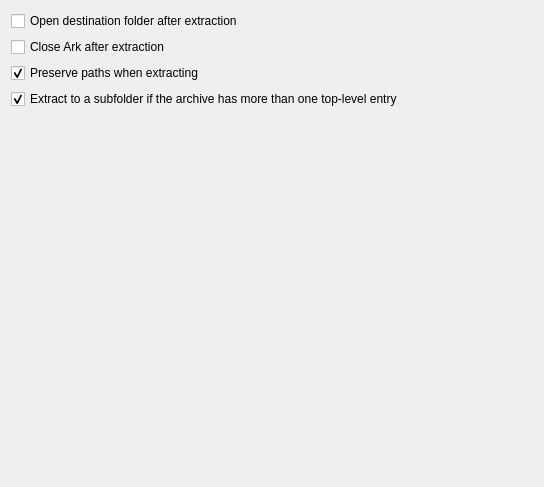
<?xml version="1.0" encoding="UTF-8"?>
<ui version="4.0">
 <class>ExtractionSettings</class>
 <widget class="QWidget" name="ExtractionSettings">
  <property name="geometry">
   <rect>
    <x>0</x>
    <y>0</y>
    <width>544</width>
    <height>487</height>
   </rect>
  </property>
  <property name="windowTitle">
   <string>Form</string>
  </property>
  <layout class="QVBoxLayout" name="verticalLayout">
   <item>
    <widget class="QCheckBox" name="kcfg_openDestinationFolderAfterExtraction">
     <property name="text">
      <string>Open destination folder after extraction</string>
     </property>
    </widget>
   </item>
   <item>
    <widget class="QCheckBox" name="kcfg_closeAfterExtraction">
     <property name="text">
      <string>Close Ark after extraction</string>
     </property>
    </widget>
   </item>
   <item>
    <widget class="QCheckBox" name="kcfg_preservePaths">
     <property name="text">
      <string>Preserve paths when extracting</string>
     </property>
     <property name="checked">
      <bool>true</bool>
     </property>
    </widget>
   </item>
   <item>
    <widget class="QCheckBox" name="kcfg_extractToSubfolder">
     <property name="toolTip">
      <string>Whether to check by default the extraction into subfolder checkbox in the Extraction Dialog, when the archive has more than one top-level entry.</string>
     </property>
     <property name="text">
      <string>Extract to a subfolder if the archive has more than one top-level entry</string>
     </property>
     <property name="checked">
      <bool>true</bool>
     </property>
    </widget>
   </item>
   <item>
    <spacer name="verticalSpacer">
     <property name="orientation">
      <enum>Qt::Vertical</enum>
     </property>
     <property name="sizeHint" stdset="0">
      <size>
       <width>20</width>
       <height>388</height>
      </size>
     </property>
    </spacer>
   </item>
  </layout>
 </widget>
 <resources/>
 <connections/>
</ui>
